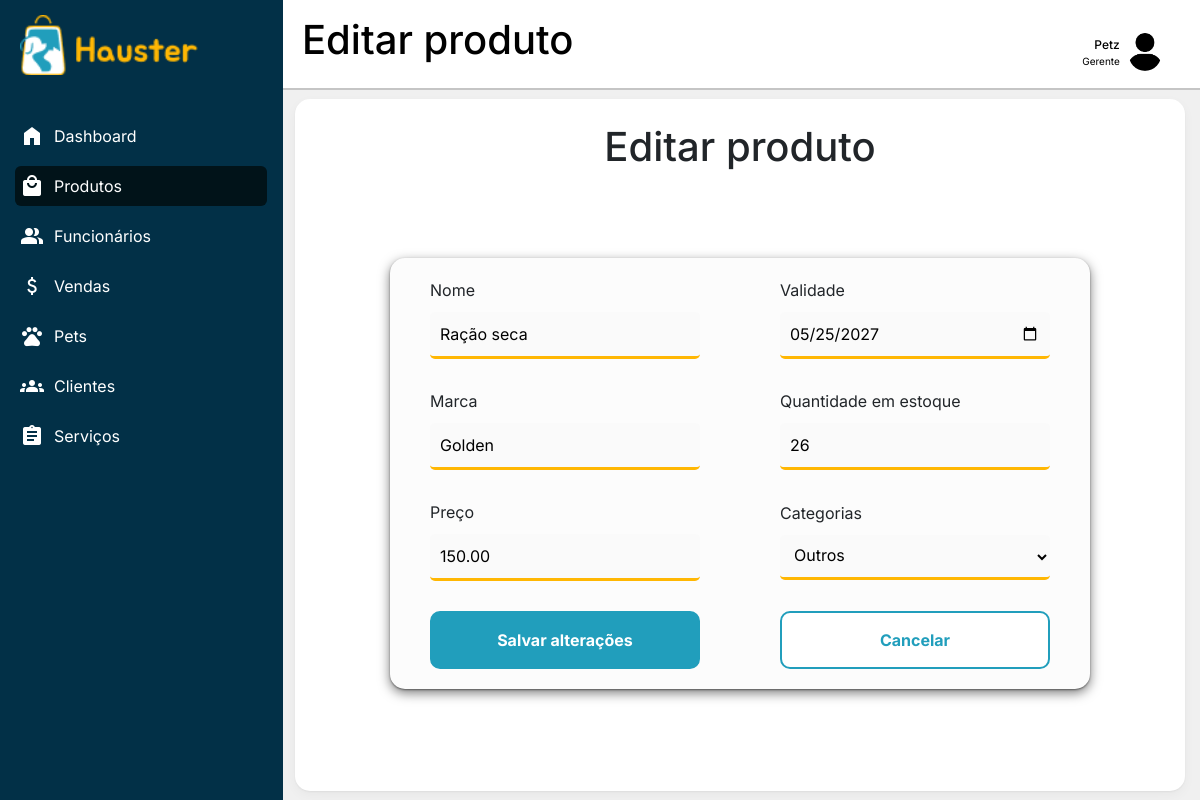
Screenshot of /dashboard.php?pagina=produtos_editar&id_prod=26 (signed in) with the database file from the repository.
### tables this page shows
CREATE TABLE IF NOT EXISTS `produtos` (
  `idprodutos` int(11) NOT NULL AUTO_INCREMENT,
  `nome_prod` varchar(45) NOT NULL,
  `validade` date NOT NULL,
  `estoque` int(11) NOT NULL,
  `marca` varchar(45) NOT NULL,
  `preco` decimal(10,2) NOT NULL,
  `categorias_idcategorias` int(11) NOT NULL,
  `estabelecimento_idestabelecimento` int(11) NOT NULL,
  PRIMARY KEY (`idprodutos`,`categorias_idcategorias`,`estabelecimento_idestabelecimento`),
  KEY `fk_produtos_categorias1_idx` (`categorias_idcategorias`),
  KEY `fk_produtos_estabelecimento1_idx` (`estabelecimento_idestabelecimento`),
  CONSTRAINT `fk_produtos_categorias1` FOREIGN KEY (`categorias_idcategorias`) REFERENCES `categorias` (`idcategorias`) ON DELETE NO ACTION ON UPDATE NO ACTION,
  CONSTRAINT `fk_produtos_estabelecimento` FOREIGN KEY (`estabelecimento_idestabelecimento`) REFERENCES `estabelecimento` (`idestabelecimento`) ON DELETE CASCADE ON UPDATE NO ACTION
);

### dashboard/estoque/editar.php (the view, shortened to what this page needs)
<?php
$id = isset($_GET['id_prod']) ? (int) $_GET['id_prod'] : 0;
$stmt = $conexao->prepare(
    "SELECT p.*, c.nome AS nome_categoria
     FROM produtos p
     JOIN categorias c ON p.categorias_idcategorias = c.idcategorias
     WHERE p.idprodutos = :id"
);
$stmt->execute([':id' => $id]);
$produto = $stmt->fetch();
$stmt2 = $conexao->query("SELECT * FROM categorias");
$categorias = $stmt2->fetchAll();
?>
<main class="tabela content fundo">
    <h1 class="titulo">Editar produto</h1>
    <form method="POST" action="dashboard.php?pagina=produtos_editar&id_prod=<?= $produto['idprodutos'] ?>" class="form-produto">
        <div class="campos">
            <div class="campo">
                <label for="nome">Nome</label>
                <input type="text" id="nome" name="nome" value="<?= htmlspecialchars($produto['nome_prod']) ?>" required>
            </div>
            <div class="campo">
                <label for="validade">Validade</label>
                <input type="date" id="validade" name="validade" value="<?= htmlspecialchars($produto['validade']) ?>">
            </div>
            <div class="campo">
                <label for="marca">Marca</label>
                <input type="text" id="marca" name="marca" value="<?= htmlspecialchars($produto['marca']) ?>">
            </div>
            <div class="campo">
                <label for="quantidade_estoque">Quantidade em estoque</label>
                <input type="number" id="quantidade_estoque" name="quantidade_estoque" min="0" value="<?= htmlspecialchars($produto['estoque']) ?>" required>
            </div>
            <div class="campo">
                <label for="preco">Preço</label>
                <input type="number" id="preco" name="preco" value="<?= htmlspecialchars($produto['preco']) ?>">
            </div>
            <div class="campo">
                <label for="categorias">Categorias</label>
                <select name="categorias" id="categorias" required>
                        <?php foreach ($categorias as $categoria): ?>
                            <option value="<?= $categoria['idcategorias'] ?>" <?= $categoria['idcategorias'] == $categoria['idcategorias'] ? 'selected' : '' ?>>
                                <?= htmlspecialchars($categoria['nome']) ?>
                            </option>
                        <?php endforeach;?>
                </select>
            </div>
            <div class="acoes campo">
                <button type="submit">Salvar alterações</button>
                <a href="dashboard.php?pagina=produtos"><button type="button" id="cancelar">Cancelar</button></a>
            </div>
        </div>
    </form>
</main>

### css/side-bar.css (style rules this page uses)
:root { --branco: #ffff; --preto: #000000; --primaria-100: #B0E8FE; --primaria-200: #2CC7EC; --primaria-base: #219EBC; --primaria-400: #16778E; --primaria-500: #0C5262; --primaria-600: #042F3A; --primaria-700: #011319; --secundaria-100: #FFE9D2; --secundaria-base: #FFB703; --secundaria-300: #CE9300; --secundaria-400: #9E7000; --secundaria-500: #714F00; --secundaria-600: #473000; --secundaria-700: #211500; --cinza-100: #F0F0F0; --cinza-200: #B3B8BB; --cinza-base: #8E9294; --cinza-400: #6A6D6F; --cinza-500: #494B4C; --cinza-600: #2A2B2C; --cinza-700: #101111; --fundo: #023047; --font: "Inter"; }
* { margin: 0; padding: 0; border: none; box-sizing: border-box; }
html, body { height: 100%; font-family: "Inter", Helvetica, sans-serif; }
.dashboard { display: grid; grid-template-areas: "sidebar topbar" "sidebar content"; grid-template-columns: 280px 1fr; grid-template-rows: 90px 1fr; height: 100vh; background-color: var(--cinza-100); }
.content { grid-area: content; padding: 1.5rem; }

### dashboard/estoque/css/cadastrar.css (style rules this page uses)
:root { --branco: #ffff; --preto: #000000; --primaria-100: #B0E8FE; --primaria-200: #2CC7EC; --primaria-base: #219EBC; --primaria-400: #16778E; --primaria-500: #0C5262; --primaria-600: #042F3A; --primaria-700: #011319; --primaria-hover: #1e91ad; --secundaria-100: #FFE9D2; --secundaria-base: #FFB703; --secundaria-300: #CE9300; --secundaria-400: #9E7000; --secundaria-500: #714F00; --secundaria-600: #473000; --secundaria-700: #211500; --secundaria-hover: #e4a404; --cinza-100: #F0F0F0; --cinza-200: #B3B8BB; --cinza-base: #8E9294; --cinza-400: #6A6D6F; --cinza-500: #494B4C; --cinza-600: #2A2B2C; --cinza-700: #101111; --cinza-inputs: rgba(235, 235, 235, 0.185); --font: "Inter"; }
* { margin: 0; padding: 0; box-sizing: border-box; font-family: var(--font); }
.fundo { display: flex; flex-direction: column; margin: 1% 15px 1% 15px; background-color: var(--branco); box-shadow: 0 1px 2px rgba(0, 0, 0, 0.05), 0 4px 12px rgba(0, 0, 0, 0.04); border-radius: 15px; }
.form-produto { margin: auto; background-color: var(--cinza-inputs); box-shadow: 0 1px 2px rgba(0, 0, 0, 0.427), 0 4px 12px rgba(0, 0, 0, 0.519); border-radius: 15px; padding: 20px; width: fit-content; padding-left: 40px; padding-right: 40px; height: auto; gap: 10px; }
.titulo { text-align: center; }
.campos { display: grid; grid-template-columns: repeat(2, 300px); gap: 30px; justify-content: center; column-gap: 80px; }
.campo { display: flex; justify-content: center; align-items: center; flex-direction: column; gap: 10px; }
.acoes { display: contents; }
.acoes > button, .acoes > a { justify-self: center; }
.acoes > button:first-child, .acoes > a:first-child { grid-column: 1; }
.acoes > button:last-child, .acoes > a:last-child { grid-column: 2; }
.acoes > a { display: flex; width: 100%; max-width: 300px; }
.campo > input, .campo > select { border-bottom: 3px solid var(--secundaria-base); background-color: var(--cinza-inputs); border-radius: 5px; padding: 10px; width: 300px; }
.campo > label { width: 300px; text-align: left; }
.acoes > button, .acoes > a > button { padding: 15px 0px; width: 300px; font-weight: bold; border-radius: 10px; background-color: var(--primaria-base); border: 2px solid var(--primaria-base); color: var(--branco); }
#cancelar { background-color: var(--branco); border: 2px solid var(--primaria-base); color: var(--primaria-base); }
.acoes > a { text-decoration: none; }

### css/responsivo-dashboard.css (style rules this page uses)
@media (max-width: 1540px) { body.dashboard .form-produto { width: min(100%, 700px); height: auto; } }
@media (max-width: 1540px) { body.dashboard .form-produto .campos { grid-template-columns: repeat(2, minmax(0, 300px)); justify-content: center; } }
@media (max-width: 1540px) { body.dashboard .form-produto .campo > input, body.dashboard .form-produto .campo > select, body.dashboard .form-produto .campo > label { width: 100%; max-width: 300px; } }
@media (max-width: 1540px) { body.dashboard .form-produto .acoes { width: 100%; gap: 20px; } }
@media (max-width: 1540px) { body.dashboard .form-produto .acoes > button, body.dashboard .form-produto .acoes > a { flex: 1 1 0; min-width: 0; max-width: 300px; } }
@media (max-width: 1540px) { body.dashboard .form-produto .acoes > a > button { width: 100%; } }
@media (max-width: 1540px) { body.dashboard .form-produto .acoes > button { width: 100%; } }

### rows the page displays
produtos: nome "Ração seca", validade "05/25/2027", marca "Golden", quantidade_estoque "26", preco "150.00"

### other values shown
$texto "Dashboard"
$texto "Produtos"
$texto "Funcionários"
$texto "Vendas"
$texto "Pets"
$texto "Clientes"
$texto "Serviços"
$titulo_pagina "Editar produto"
$nome_exibido "Petz"
$cargo_exibido "Gerente"
form field categorias "Outros"
